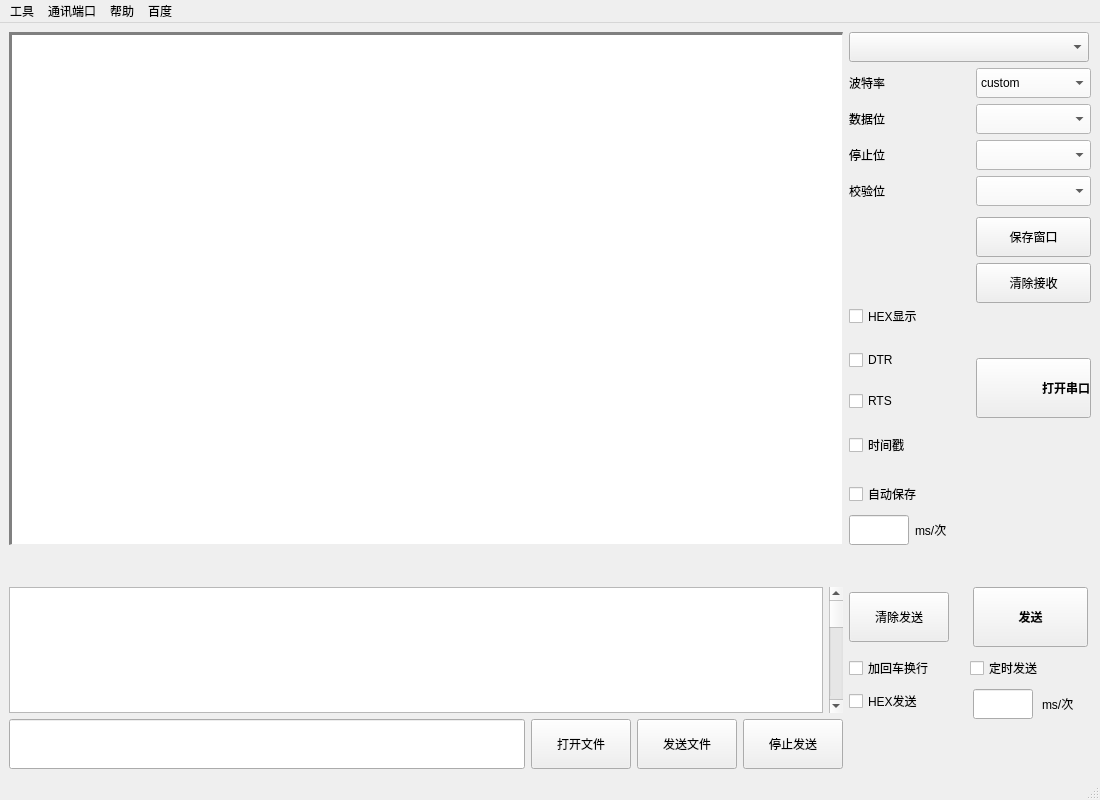
<?xml version="1.0" encoding="UTF-8"?>
<ui version="4.0">
 <class>SerialAssistant</class>
 <widget class="QMainWindow" name="SerialAssistant">
  <property name="geometry">
   <rect>
    <x>0</x>
    <y>0</y>
    <width>1100</width>
    <height>800</height>
   </rect>
  </property>
  <property name="sizePolicy">
   <sizepolicy hsizetype="Expanding" vsizetype="Expanding">
    <horstretch>0</horstretch>
    <verstretch>0</verstretch>
   </sizepolicy>
  </property>
  <property name="minimumSize">
   <size>
    <width>1</width>
    <height>1</height>
   </size>
  </property>
  <property name="windowTitle">
   <string>AAA串口助手v1</string>
  </property>
  <property name="windowIcon">
   <iconset resource="resource.qrc">
    <normaloff>:/asset/alwaysdata.svg</normaloff>:/asset/alwaysdata.svg</iconset>
  </property>
  <widget class="QWidget" name="centralwidget">
   <layout class="QGridLayout" name="gridLayout">
    <item row="3" column="3" alignment="Qt::AlignLeft">
     <widget class="QPushButton" name="openCloseButton">
      <property name="minimumSize">
       <size>
        <width>115</width>
        <height>60</height>
       </size>
      </property>
      <property name="maximumSize">
       <size>
        <width>100</width>
        <height>60</height>
       </size>
      </property>
      <property name="font">
       <font>
        <pointsize>9</pointsize>
        <weight>75</weight>
        <bold>true</bold>
       </font>
      </property>
      <property name="layoutDirection">
       <enum>Qt::LeftToRight</enum>
      </property>
      <property name="styleSheet">
       <string notr="true">
text-align: right;</string>
      </property>
      <property name="text">
       <string>打开串口</string>
      </property>
      <property name="icon">
       <iconset resource="resource.qrc">
        <normaloff>:/asset/gray.png</normaloff>:/asset/gray.png</iconset>
      </property>
     </widget>
    </item>
    <item row="3" column="1">
     <layout class="QVBoxLayout" name="verticalLayout_5">
      <item>
       <widget class="QCheckBox" name="rDataHEXDisplayCheckBox">
        <property name="text">
         <string>HEX显示</string>
        </property>
       </widget>
      </item>
      <item>
       <spacer name="verticalSpacer_3">
        <property name="orientation">
         <enum>Qt::Vertical</enum>
        </property>
        <property name="sizeHint" stdset="0">
         <size>
          <width>20</width>
          <height>40</height>
         </size>
        </property>
       </spacer>
      </item>
      <item>
       <widget class="QCheckBox" name="DTRCheckBox">
        <property name="text">
         <string>DTR</string>
        </property>
       </widget>
      </item>
      <item>
       <spacer name="verticalSpacer_4">
        <property name="orientation">
         <enum>Qt::Vertical</enum>
        </property>
        <property name="sizeHint" stdset="0">
         <size>
          <width>20</width>
          <height>40</height>
         </size>
        </property>
       </spacer>
      </item>
      <item>
       <widget class="QCheckBox" name="RTSCheckBox">
        <property name="text">
         <string>RTS</string>
        </property>
       </widget>
      </item>
      <item>
       <spacer name="verticalSpacer_5">
        <property name="orientation">
         <enum>Qt::Vertical</enum>
        </property>
        <property name="sizeHint" stdset="0">
         <size>
          <width>20</width>
          <height>40</height>
         </size>
        </property>
       </spacer>
      </item>
      <item>
       <widget class="QCheckBox" name="timestampCheckBox">
        <property name="text">
         <string>时间戳</string>
        </property>
       </widget>
      </item>
      <item>
       <spacer name="verticalSpacer_6">
        <property name="orientation">
         <enum>Qt::Vertical</enum>
        </property>
        <property name="sizeHint" stdset="0">
         <size>
          <width>20</width>
          <height>40</height>
         </size>
        </property>
       </spacer>
      </item>
     </layout>
    </item>
    <item row="7" column="2" rowspan="3" colspan="2">
     <layout class="QVBoxLayout" name="verticalLayout_7">
      <item>
       <widget class="QCheckBox" name="timeSendDataCheckBox">
        <property name="minimumSize">
         <size>
          <width>115</width>
          <height>30</height>
         </size>
        </property>
        <property name="text">
         <string>定时发送</string>
        </property>
       </widget>
      </item>
      <item>
       <layout class="QHBoxLayout" name="horizontalLayout_3">
        <item>
         <widget class="QLineEdit" name="timeSendDataText">
          <property name="sizePolicy">
           <sizepolicy hsizetype="Minimum" vsizetype="Minimum">
            <horstretch>0</horstretch>
            <verstretch>0</verstretch>
           </sizepolicy>
          </property>
          <property name="minimumSize">
           <size>
            <width>60</width>
            <height>30</height>
           </size>
          </property>
          <property name="maximumSize">
           <size>
            <width>60</width>
            <height>30</height>
           </size>
          </property>
         </widget>
        </item>
        <item>
         <widget class="QLabel" name="label_12">
          <property name="sizePolicy">
           <sizepolicy hsizetype="Minimum" vsizetype="Fixed">
            <horstretch>0</horstretch>
            <verstretch>0</verstretch>
           </sizepolicy>
          </property>
          <property name="minimumSize">
           <size>
            <width>45</width>
            <height>30</height>
           </size>
          </property>
          <property name="maximumSize">
           <size>
            <width>45</width>
            <height>30</height>
           </size>
          </property>
          <property name="text">
           <string>ms/次</string>
          </property>
         </widget>
        </item>
       </layout>
      </item>
      <item>
       <spacer name="verticalSpacer">
        <property name="orientation">
         <enum>Qt::Vertical</enum>
        </property>
        <property name="sizeHint" stdset="0">
         <size>
          <width>20</width>
          <height>40</height>
         </size>
        </property>
       </spacer>
      </item>
     </layout>
    </item>
    <item row="4" column="1" colspan="3">
     <layout class="QVBoxLayout" name="verticalLayout_6">
      <item>
       <widget class="QCheckBox" name="autoSaveReceiveCheckBox">
        <property name="minimumSize">
         <size>
          <width>115</width>
          <height>30</height>
         </size>
        </property>
        <property name="text">
         <string>自动保存</string>
        </property>
       </widget>
      </item>
      <item>
       <layout class="QHBoxLayout" name="horizontalLayout_2">
        <item>
         <widget class="QLineEdit" name="autoSaveReceiveTimeText">
          <property name="sizePolicy">
           <sizepolicy hsizetype="Minimum" vsizetype="Minimum">
            <horstretch>0</horstretch>
            <verstretch>0</verstretch>
           </sizepolicy>
          </property>
          <property name="minimumSize">
           <size>
            <width>60</width>
            <height>30</height>
           </size>
          </property>
          <property name="maximumSize">
           <size>
            <width>60</width>
            <height>30</height>
           </size>
          </property>
         </widget>
        </item>
        <item>
         <widget class="QLabel" name="label_11">
          <property name="sizePolicy">
           <sizepolicy hsizetype="Minimum" vsizetype="Fixed">
            <horstretch>0</horstretch>
            <verstretch>0</verstretch>
           </sizepolicy>
          </property>
          <property name="minimumSize">
           <size>
            <width>45</width>
            <height>30</height>
           </size>
          </property>
          <property name="maximumSize">
           <size>
            <width>45</width>
            <height>30</height>
           </size>
          </property>
          <property name="text">
           <string>ms/次</string>
          </property>
         </widget>
        </item>
        <item>
         <spacer name="horizontalSpacer">
          <property name="orientation">
           <enum>Qt::Horizontal</enum>
          </property>
          <property name="sizeHint" stdset="0">
           <size>
            <width>40</width>
            <height>20</height>
           </size>
          </property>
         </spacer>
        </item>
       </layout>
      </item>
     </layout>
    </item>
    <item row="7" column="1">
     <widget class="QCheckBox" name="addReturnAndFeedLineCheckBox">
      <property name="minimumSize">
       <size>
        <width>115</width>
        <height>30</height>
       </size>
      </property>
      <property name="maximumSize">
       <size>
        <width>115</width>
        <height>30</height>
       </size>
      </property>
      <property name="text">
       <string>加回车换行</string>
      </property>
     </widget>
    </item>
    <item row="8" column="1">
     <widget class="QCheckBox" name="sDataHEXDisplayCheckBox">
      <property name="text">
       <string>HEX发送</string>
      </property>
     </widget>
    </item>
    <item row="0" column="1" colspan="3">
     <widget class="QComboBox" name="portComboBox">
      <property name="sizePolicy">
       <sizepolicy hsizetype="Minimum" vsizetype="Fixed">
        <horstretch>0</horstretch>
        <verstretch>0</verstretch>
       </sizepolicy>
      </property>
      <property name="minimumSize">
       <size>
        <width>240</width>
        <height>30</height>
       </size>
      </property>
      <property name="maximumSize">
       <size>
        <width>240</width>
        <height>30</height>
       </size>
      </property>
      <property name="sizeIncrement">
       <size>
        <width>230</width>
        <height>30</height>
       </size>
      </property>
      <item>
       <property name="text">
        <string/>
       </property>
      </item>
     </widget>
    </item>
    <item row="1" column="1" rowspan="2" colspan="2">
     <layout class="QVBoxLayout" name="verticalLayout_3">
      <item>
       <widget class="QLabel" name="label_2">
        <property name="sizePolicy">
         <sizepolicy hsizetype="Minimum" vsizetype="Fixed">
          <horstretch>0</horstretch>
          <verstretch>0</verstretch>
         </sizepolicy>
        </property>
        <property name="minimumSize">
         <size>
          <width>80</width>
          <height>30</height>
         </size>
        </property>
        <property name="maximumSize">
         <size>
          <width>80</width>
          <height>30</height>
         </size>
        </property>
        <property name="text">
         <string>波特率</string>
        </property>
       </widget>
      </item>
      <item>
       <widget class="QLabel" name="label_7">
        <property name="sizePolicy">
         <sizepolicy hsizetype="Minimum" vsizetype="Fixed">
          <horstretch>0</horstretch>
          <verstretch>0</verstretch>
         </sizepolicy>
        </property>
        <property name="minimumSize">
         <size>
          <width>80</width>
          <height>30</height>
         </size>
        </property>
        <property name="maximumSize">
         <size>
          <width>80</width>
          <height>30</height>
         </size>
        </property>
        <property name="text">
         <string>数据位</string>
        </property>
       </widget>
      </item>
      <item>
       <widget class="QLabel" name="label_8">
        <property name="sizePolicy">
         <sizepolicy hsizetype="Minimum" vsizetype="Fixed">
          <horstretch>0</horstretch>
          <verstretch>0</verstretch>
         </sizepolicy>
        </property>
        <property name="minimumSize">
         <size>
          <width>80</width>
          <height>30</height>
         </size>
        </property>
        <property name="maximumSize">
         <size>
          <width>80</width>
          <height>30</height>
         </size>
        </property>
        <property name="text">
         <string>停止位</string>
        </property>
       </widget>
      </item>
      <item>
       <widget class="QLabel" name="label_9">
        <property name="sizePolicy">
         <sizepolicy hsizetype="Minimum" vsizetype="Fixed">
          <horstretch>0</horstretch>
          <verstretch>0</verstretch>
         </sizepolicy>
        </property>
        <property name="minimumSize">
         <size>
          <width>80</width>
          <height>30</height>
         </size>
        </property>
        <property name="maximumSize">
         <size>
          <width>80</width>
          <height>30</height>
         </size>
        </property>
        <property name="text">
         <string>校验位</string>
        </property>
       </widget>
      </item>
      <item>
       <spacer name="verticalSpacer_2">
        <property name="orientation">
         <enum>Qt::Vertical</enum>
        </property>
        <property name="sizeHint" stdset="0">
         <size>
          <width>20</width>
          <height>40</height>
         </size>
        </property>
       </spacer>
      </item>
     </layout>
    </item>
    <item row="0" column="0" rowspan="5">
     <layout class="QVBoxLayout" name="verticalLayout_2">
      <item>
       <widget class="QTextEdit" name="rDataDisplayTextEdit">
        <property name="styleSheet">
         <string notr="true">border-left: 3px solid gray; 
border-top: 3px solid gray;</string>
        </property>
        <property name="readOnly">
         <bool>true</bool>
        </property>
       </widget>
      </item>
     </layout>
    </item>
    <item row="1" column="3" rowspan="2">
     <layout class="QVBoxLayout" name="verticalLayout_4" stretch="0,0,0,0,0,0">
      <item>
       <widget class="QComboBox" name="baudRateComboBox">
        <property name="sizePolicy">
         <sizepolicy hsizetype="Minimum" vsizetype="Fixed">
          <horstretch>0</horstretch>
          <verstretch>0</verstretch>
         </sizepolicy>
        </property>
        <property name="minimumSize">
         <size>
          <width>115</width>
          <height>30</height>
         </size>
        </property>
        <property name="maximumSize">
         <size>
          <width>115</width>
          <height>30</height>
         </size>
        </property>
        <property name="styleSheet">
         <string notr="true">background-color: rgb(250, 250, 250);
</string>
        </property>
        <property name="currentText">
         <string>custom</string>
        </property>
        <item>
         <property name="text">
          <string>custom</string>
         </property>
        </item>
       </widget>
      </item>
      <item alignment="Qt::AlignRight">
       <widget class="QComboBox" name="dataBitsComboBox">
        <property name="sizePolicy">
         <sizepolicy hsizetype="Minimum" vsizetype="Fixed">
          <horstretch>0</horstretch>
          <verstretch>0</verstretch>
         </sizepolicy>
        </property>
        <property name="minimumSize">
         <size>
          <width>115</width>
          <height>30</height>
         </size>
        </property>
        <property name="maximumSize">
         <size>
          <width>115</width>
          <height>30</height>
         </size>
        </property>
        <property name="styleSheet">
         <string notr="true">background-color: rgb(250, 250, 250);
</string>
        </property>
        <property name="currentText">
         <string/>
        </property>
       </widget>
      </item>
      <item>
       <widget class="QComboBox" name="stopBitsComboBox">
        <property name="sizePolicy">
         <sizepolicy hsizetype="Minimum" vsizetype="Fixed">
          <horstretch>0</horstretch>
          <verstretch>0</verstretch>
         </sizepolicy>
        </property>
        <property name="minimumSize">
         <size>
          <width>115</width>
          <height>30</height>
         </size>
        </property>
        <property name="maximumSize">
         <size>
          <width>115</width>
          <height>30</height>
         </size>
        </property>
        <property name="styleSheet">
         <string notr="true">background-color: rgb(250, 250, 250);
</string>
        </property>
        <property name="currentText">
         <string/>
        </property>
       </widget>
      </item>
      <item>
       <widget class="QComboBox" name="parityComboBox">
        <property name="sizePolicy">
         <sizepolicy hsizetype="Minimum" vsizetype="Fixed">
          <horstretch>0</horstretch>
          <verstretch>0</verstretch>
         </sizepolicy>
        </property>
        <property name="minimumSize">
         <size>
          <width>115</width>
          <height>30</height>
         </size>
        </property>
        <property name="maximumSize">
         <size>
          <width>115</width>
          <height>30</height>
         </size>
        </property>
        <property name="styleSheet">
         <string notr="true">background-color: rgb(250, 250, 250);
</string>
        </property>
        <property name="currentText">
         <string/>
        </property>
       </widget>
      </item>
      <item>
       <widget class="QPushButton" name="openCloseButton_2">
        <property name="minimumSize">
         <size>
          <width>115</width>
          <height>40</height>
         </size>
        </property>
        <property name="maximumSize">
         <size>
          <width>115</width>
          <height>30</height>
         </size>
        </property>
        <property name="layoutDirection">
         <enum>Qt::LeftToRight</enum>
        </property>
        <property name="styleSheet">
         <string notr="true"/>
        </property>
        <property name="text">
         <string>保存窗口</string>
        </property>
       </widget>
      </item>
      <item>
       <widget class="QPushButton" name="clearReceiveButton">
        <property name="minimumSize">
         <size>
          <width>115</width>
          <height>40</height>
         </size>
        </property>
        <property name="maximumSize">
         <size>
          <width>115</width>
          <height>30</height>
         </size>
        </property>
        <property name="layoutDirection">
         <enum>Qt::LeftToRight</enum>
        </property>
        <property name="styleSheet">
         <string notr="true"/>
        </property>
        <property name="text">
         <string>清除接收</string>
        </property>
        <property name="autoDefault">
         <bool>false</bool>
        </property>
       </widget>
      </item>
     </layout>
    </item>
    <item row="9" column="0">
     <layout class="QHBoxLayout" name="horizontalLayout_5">
      <item>
       <widget class="QLineEdit" name="lineEdit">
        <property name="minimumSize">
         <size>
          <width>0</width>
          <height>50</height>
         </size>
        </property>
       </widget>
      </item>
      <item>
       <widget class="QPushButton" name="pushButton_12">
        <property name="minimumSize">
         <size>
          <width>100</width>
          <height>50</height>
         </size>
        </property>
        <property name="maximumSize">
         <size>
          <width>100</width>
          <height>50</height>
         </size>
        </property>
        <property name="text">
         <string>打开文件</string>
        </property>
       </widget>
      </item>
      <item>
       <widget class="QPushButton" name="pushButton_13">
        <property name="sizePolicy">
         <sizepolicy hsizetype="Minimum" vsizetype="Fixed">
          <horstretch>0</horstretch>
          <verstretch>0</verstretch>
         </sizepolicy>
        </property>
        <property name="minimumSize">
         <size>
          <width>100</width>
          <height>50</height>
         </size>
        </property>
        <property name="maximumSize">
         <size>
          <width>100</width>
          <height>50</height>
         </size>
        </property>
        <property name="text">
         <string>发送文件</string>
        </property>
       </widget>
      </item>
      <item alignment="Qt::AlignTop">
       <widget class="QPushButton" name="pushButton_14">
        <property name="minimumSize">
         <size>
          <width>100</width>
          <height>50</height>
         </size>
        </property>
        <property name="maximumSize">
         <size>
          <width>100</width>
          <height>30</height>
         </size>
        </property>
        <property name="text">
         <string>停止发送</string>
        </property>
       </widget>
      </item>
     </layout>
    </item>
    <item row="6" column="1">
     <widget class="QPushButton" name="clearSendButton">
      <property name="minimumSize">
       <size>
        <width>100</width>
        <height>50</height>
       </size>
      </property>
      <property name="maximumSize">
       <size>
        <width>100</width>
        <height>50</height>
       </size>
      </property>
      <property name="text">
       <string>清除发送</string>
      </property>
     </widget>
    </item>
    <item row="6" column="2" colspan="2" alignment="Qt::AlignHCenter">
     <widget class="QPushButton" name="sendButton">
      <property name="minimumSize">
       <size>
        <width>115</width>
        <height>60</height>
       </size>
      </property>
      <property name="maximumSize">
       <size>
        <width>115</width>
        <height>60</height>
       </size>
      </property>
      <property name="font">
       <font>
        <pointsize>9</pointsize>
        <weight>75</weight>
        <bold>true</bold>
       </font>
      </property>
      <property name="text">
       <string>发送</string>
      </property>
     </widget>
    </item>
    <item row="6" column="0" rowspan="3">
     <layout class="QHBoxLayout" name="horizontalLayout_4">
      <item>
       <widget class="QTextEdit" name="sDataTextEdit"/>
      </item>
      <item>
       <widget class="QScrollBar" name="verticalScrollBar">
        <property name="orientation">
         <enum>Qt::Vertical</enum>
        </property>
       </widget>
      </item>
     </layout>
    </item>
    <item row="5" column="0">
     <widget class="QLabel" name="label">
      <property name="minimumSize">
       <size>
        <width>0</width>
        <height>30</height>
       </size>
      </property>
      <property name="maximumSize">
       <size>
        <width>16777215</width>
        <height>30</height>
       </size>
      </property>
      <property name="text">
       <string/>
      </property>
     </widget>
    </item>
   </layout>
  </widget>
  <widget class="QMenuBar" name="menubar">
   <property name="geometry">
    <rect>
     <x>0</x>
     <y>0</y>
     <width>1100</width>
     <height>29</height>
    </rect>
   </property>
   <widget class="QMenu" name="menu">
    <property name="title">
     <string>通讯端口</string>
    </property>
    <widget class="QMenu" name="menu_4">
     <property name="title">
      <string>编码格式</string>
     </property>
     <addaction name="encodingGB2312Action"/>
     <addaction name="encodingUTF8Action"/>
    </widget>
    <addaction name="refreshList"/>
    <addaction name="separator"/>
    <addaction name="menu_4"/>
   </widget>
   <widget class="QMenu" name="menu_2">
    <property name="title">
     <string>帮助</string>
    </property>
    <addaction name="actioninformation"/>
    <addaction name="descriptioMenuAction"/>
   </widget>
   <widget class="QMenu" name="link_1">
    <property name="title">
     <string>百度</string>
    </property>
   </widget>
   <widget class="QMenu" name="menu_3">
    <property name="title">
     <string>工具</string>
    </property>
    <addaction name="sendMutiParameters"/>
   </widget>
   <addaction name="menu_3"/>
   <addaction name="menu"/>
   <addaction name="menu_2"/>
   <addaction name="link_1"/>
  </widget>
  <widget class="QStatusBar" name="statusbar"/>
  <action name="refreshList">
   <property name="text">
    <string>刷新端口</string>
   </property>
  </action>
  <action name="actioninformation">
   <property name="text">
    <string>关于</string>
   </property>
  </action>
  <action name="sendMutiParameters">
   <property name="text">
    <string>多参数发送</string>
   </property>
  </action>
  <action name="descriptioMenuAction">
   <property name="text">
    <string>说明</string>
   </property>
  </action>
  <action name="encodingGB2312Action">
   <property name="checkable">
    <bool>true</bool>
   </property>
   <property name="text">
    <string>GB2312</string>
   </property>
  </action>
  <action name="encodingUTF8Action">
   <property name="checkable">
    <bool>true</bool>
   </property>
   <property name="text">
    <string>UTF8</string>
   </property>
  </action>
 </widget>
 <resources>
  <include location="resource.qrc"/>
 </resources>
 <connections/>
</ui>
